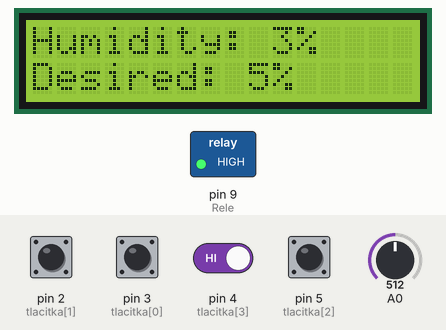
Simulated run of this sketch. Board: Arduino Uno, built with avr-gcc and run on an emulated ATmega328P. Parts: 16×2 character LCD, switched loads named in the sketch (green lamp = pin HIGH). The test bench sets the inputs (shaded band); at power-on: pin 2 (tlacitka[1]), pin 3 (tlacitka[0]), pin 4 (tlacitka[3]), pin 5 (tlacitka[2]) HIGH, A0 = 512. Storage starts empty.

Above: at 3.9 s.
4.0 s: pin 3 (tlacitka[0]) pulled LOW for 0.15 s
At 4.3 s:
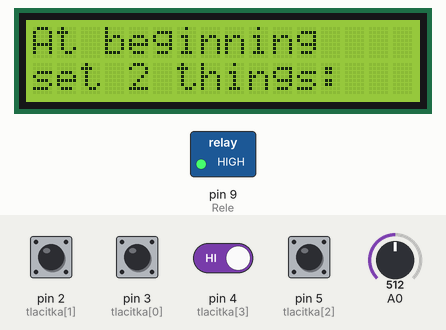
5.6 s: pin 5 (tlacitka[2]) pulled LOW for 1 s
At 7.2 s:
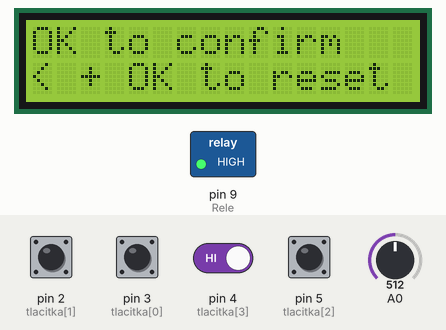
8.1 s: pin 2 (tlacitka[1]) pulled LOW for 0.15 s
At 9.0 s:
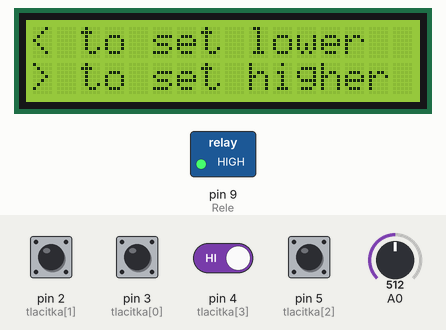
9.9 s: pin 2 (tlacitka[1]) pulled LOW for 1 s
At 10.38 s:
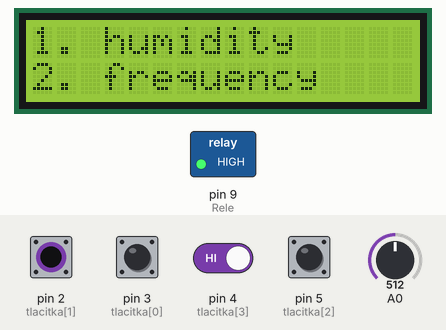
12.4 s: pin 2 (tlacitka[1]) driven LOW and pin 3 (tlacitka[0]) driven LOW and pin 4 (tlacitka[3]) driven LOW and pin 5 (tlacitka[2]) driven LOW
At 15.9 s:
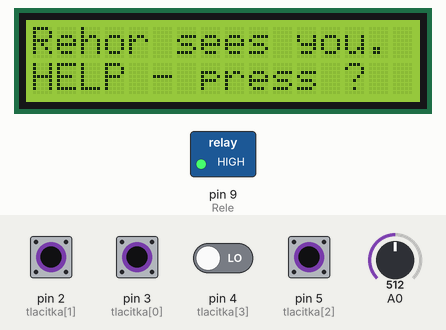
Timing chart, 0 to 17.4 s (numbered marks = the images above; inputs shaded):
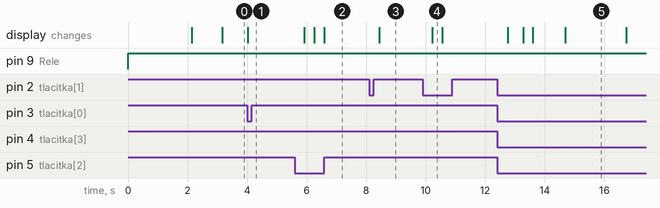

Measured:
- after the input at 4.0 s, the display: changes at once (image 1)
- after the input at 5.6 s, the display: first changes after 0.33 s (image 2 shows a later state)
- after the input at 8.1 s, the display: changes after 0.33 s (image 3)
- after the input at 9.9 s, the display: changes after 0.33 s (image 4)
- after the input at 12.4 s, the display: first changes after 0.35 s (image 5 shows a later state)

The sketch:

RehorSoftware.ino
```cpp
#include "LiquidCrystal_I2C.h"
#include <SD.h>

#define I2C_SDA A4
#define I2C_SCL A5
#define SD_CS 7

String s = "";

const int tlacitka[] = {3,2,5,4};
bool stisk[] = {0, 0, 0, 0};

bool pomoc = false;
int n = 0;

int vlhkost = 0;
int cilova = 5;
int cil_f = 0;  //počet dnů

const int Rele = 9;
const int kolikrat = 144;
unsigned long cas = 0;

LiquidCrystal_I2C lcd(0x27, 16, 2);

void(* resetFunc) (void) = 0;

void reset(){
  cti_stisk(1);
  cti_stisk(3);
  if (stisk[1] == LOW && stisk[3] == LOW) {
    napis_radek(0, "OH NO, RESET!", true);
    delay(1000);
    resetFunc();
  }
}

void cti_stisk(int cislo) {
  stisk[cislo] = digitalRead(tlacitka[cislo]);
}

void cti_vlhkost(){
  vlhkost = analogRead(A0);
  vlhkost = -0.3 * vlhkost + 157.1;
}

void zobraz_hum() {
  napis_radek(0, "Humidity: " + (String) vlhkost + "%", true);
  napis_radek(1, "Desired: " + (String) cilova + "%", false);
}

void zobraz_freq() {
  napis_radek(0, "Set frequency:", true);
  napis_radek(1, "    " + (String) cil_f + " days", false);
}

void napis_radek(byte cislo_radku, String text, bool clear) {
  if (clear) {
    lcd.clear();
  }
  lcd.setCursor(0, cislo_radku);
  lcd.print(text);
}

String pomocnik[] = {
  "At beginning",
  "set 2 things:",
  "1. humidity",
  "2. frequency",
  "< to set lower",
  "> to set higher",
  "OK to confirm",
  "< + OK to reset",
};

void help(){
  cti_stisk(0);
  if (stisk[0] == LOW){
    n = 0;
    napis_radek(0, pomocnik[0], true);
    napis_radek(1, pomocnik[1], false);
    while (stisk[0] == LOW){
      cti_stisk(0);
    }
    while (stisk[0] == HIGH){
      cti_stisk(1);
      cti_stisk(2);
      if (stisk[1] == LOW && n >= 2){
        n = n - 2;
        delay(300);
        napis_radek(0, pomocnik[n], true);
        napis_radek(1, pomocnik[n+1], false);
      }
      else if (stisk[2] == LOW && n <= 5){
        n = n + 2;
        delay(300);
        napis_radek(0, pomocnik[n], true);
        napis_radek(1, pomocnik[n+1], false);
      }
      cti_stisk(0);
    }
    if (cil_f == 0){
      zobraz_hum();
    }

    else {
      zobraz_freq();
    }
    delay(500);
  }
}

void setup() {
  Serial.begin(9600);

  pinMode(Rele, OUTPUT);
  digitalWrite(Rele, HIGH);

  lcd.begin();
  napis_radek(0, "Rehor sees you.", true);
  napis_radek(1, "HELP - press ?", false);
  delay(2000);

  while (!SD.begin(SD_CS)) {
    Serial.println("SD karta neni pripojena nebo je vadna!");
  }

  File sd = SD.open("data.txt", FILE_WRITE);
  while (!sd) sd = SD.open("data.txt", FILE_WRITE);
  sd.println("Novy experiment zacal.\nData:");
  sd.close();

  napis_radek(0, "SD card is OK.", true);
  delay(1000);

  for(int x=0; x<4; x++)
  {
    pinMode(tlacitka[x], INPUT_PULLUP);
  }

  cti_vlhkost();
  zobraz_hum();

  cti_stisk(3);

  while (stisk[3] == HIGH) {
    help();
    cti_stisk(1);
    cti_stisk(2);

    if (stisk[1] == LOW && cilova >= 10) {
      cilova = cilova - 5;
      zobraz_hum();
      delay(300);
    }

    else if (stisk[2] == LOW && cilova <= 95) {
      cilova = cilova + 5;
      zobraz_hum();
      delay(300);
    }

    cti_stisk(3);
    reset();
  }

  cil_f = 1;
  zobraz_freq();

  delay(2000);

  cti_stisk(3);

  while (stisk[3] == HIGH) {
    help();
    cti_stisk(1);
    cti_stisk(2);

    if (stisk[1] == LOW && cil_f >= 2) {
      cil_f = cil_f - 1;
      delay(300);
      zobraz_freq();
    }

    else if (stisk[2] == LOW && cil_f <= 59) {
      cil_f = cil_f + 1;
      delay(300);
      zobraz_freq();
    }
    cti_stisk(3);
    reset();
  }

  napis_radek(0, "Rest in piece.", true);
  delay(3000);

  reset();
  help();

  napis_radek(0, "  Set values:  ", true);
  napis_radek(1, "  " + (String) cilova + "%  " + (String) cil_f + " days", false);
  delay(1000);
}

void loop() {
  cti_vlhkost();

  while ((vlhkost + 5) < cilova) {
    reset();
    digitalWrite(Rele, LOW);
    delay(4000);
    digitalWrite(Rele, HIGH);
    delay(10000);
    cti_vlhkost();
  }

  for (int i = 0; i < cil_f * kolikrat; i++) {
    cti_vlhkost();
    cas = millis();
    s = (String) cas + "\t" + (String) vlhkost;
    File sd = SD.open("data.txt", FILE_WRITE);

    if (sd) {
      sd.println(s);
      sd.close();
    }

    for (int i = 0; i < 600; i++){
      reset();
      delay(1000);
    }
  }
}
```
